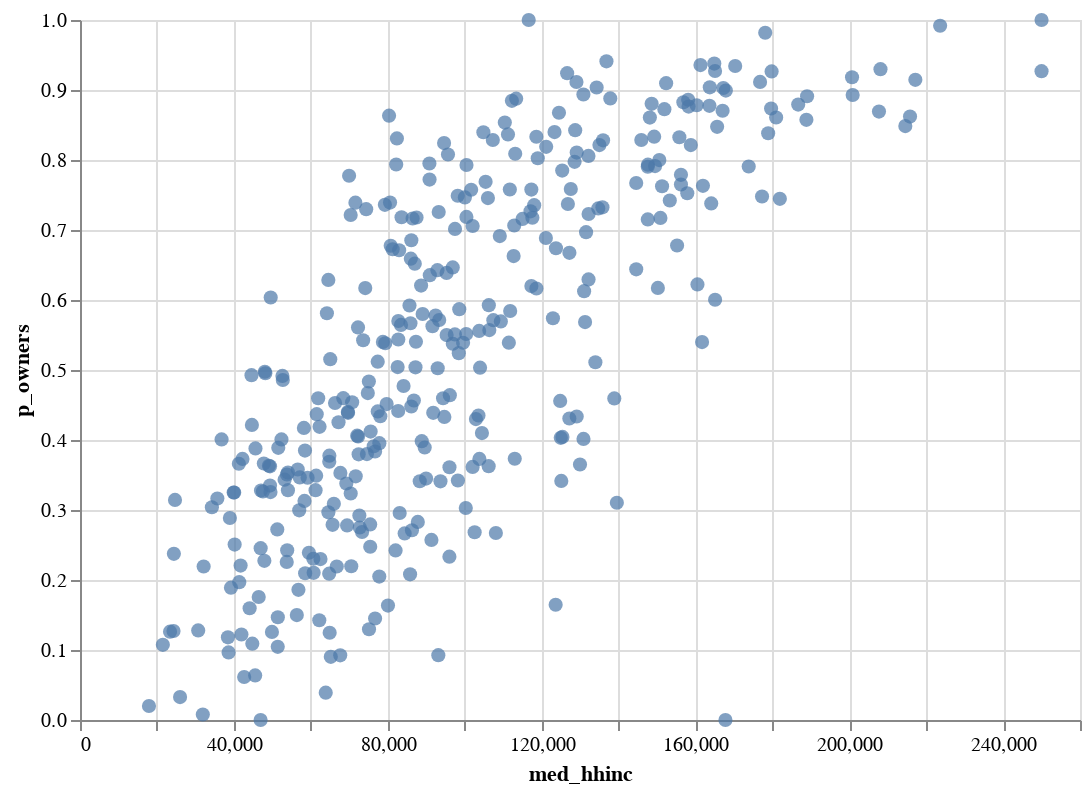

This figure's notebook cell:
### Markdown cell above
## Make an Altair scatter plot 

that visualizes the relationship between median household income and the percent of households that are owner-occupied.

### Code cell
alt.Chart(df2).mark_circle(size=50).encode(
   x='med_hhinc',
   y='p_owners'
).properties(
   height=350, width=500
)

### Figure 1 — Vega-Lite specification as saved in the notebook (floating-point values rounded to 4 significant figures; data arrays with more than 128 entries replaced by an {"elided": "..."} marker saying what was removed)
{"config": {"view": {"continuousWidth": 400, "continuousHeight": 300}}, "data": {"name": "data-ba08be5ec52ae73acbc8bb8f0057c5e5"}, "mark": {"type": "circle", "size": 50}, "encoding": {"x": {"type": "quantitative", "field": "med_hhinc"}, "y": {"type": "quantitative", "field": "p_owners"}}, "height": 350, "width": 500, "$schema": "https://vega.github.io/schema/vega-lite/v4.8.1.json", "datasets": {"data-ba08be5ec52ae73acbc8bb8f0057c5e5": {"elided": "361 records"}}}
